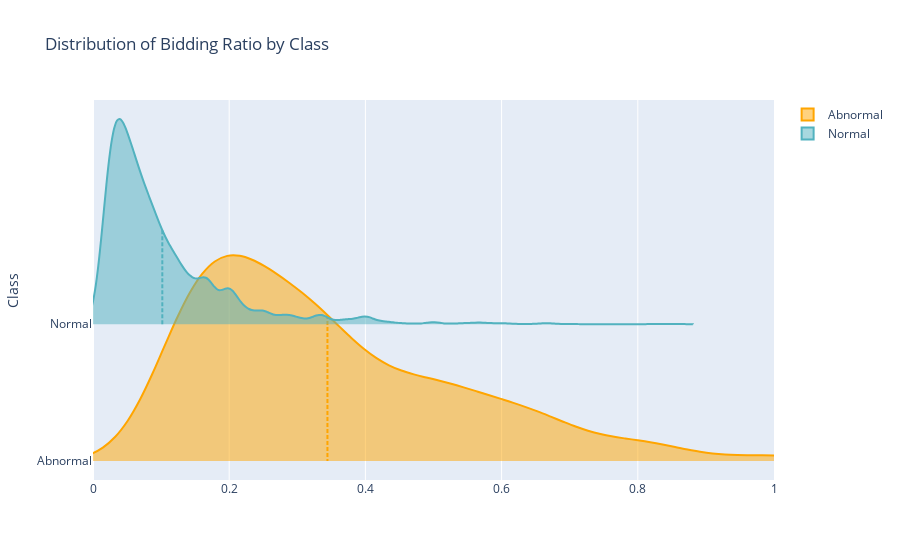

The notebook cell saved with this chart:
### Code cell
class_1_df = df[df['Class'] == 1]
class_0_df = df[df['Class'] == 0]

fig = go.Figure()

fig.add_trace(go.Violin(
    x=class_1_df['Bidding_Ratio'], name='Abnormal', 
    line_color='orange', box_visible=False, meanline_visible=True
))

fig.add_trace(go.Violin(
    x=class_0_df['Bidding_Ratio'], name='Normal', 
    line_color='#52b2bf', box_visible=False, meanline_visible=True
))


fig.update_layout(
    title='Distribution of Bidding Ratio by Class', yaxis=dict(title='Class')
)

fig.update_traces(side='positive', width=3, points=False)
fig.update_xaxes(range=[0, 1])
fig.show()

### Figure 1 — Plotly figure (JSON) as saved in the notebook; plotly's stock layout.template omitted (floating-point values rounded to 4 significant figures; data arrays with more than 128 entries replaced by an {"elided": "..."} marker saying what was removed)
{"data": [{"box": {"visible": false}, "line": {"color": "orange"}, "meanline": {"visible": true}, "name": "Abnormal", "points": false, "side": "positive", "type": "violin", "width": 3, "x": {"elided": "675 float values"}}, {"box": {"visible": false}, "line": {"color": "#52b2bf"}, "meanline": {"visible": true}, "name": "Normal", "points": false, "side": "positive", "type": "violin", "width": 3, "x": {"elided": "5646 float values"}}], "layout": {"title": {"text": "Distribution of Bidding Ratio by Class"}, "xaxis": {"range": [0, 1]}, "yaxis": {"title": {"text": "Class"}}}}
